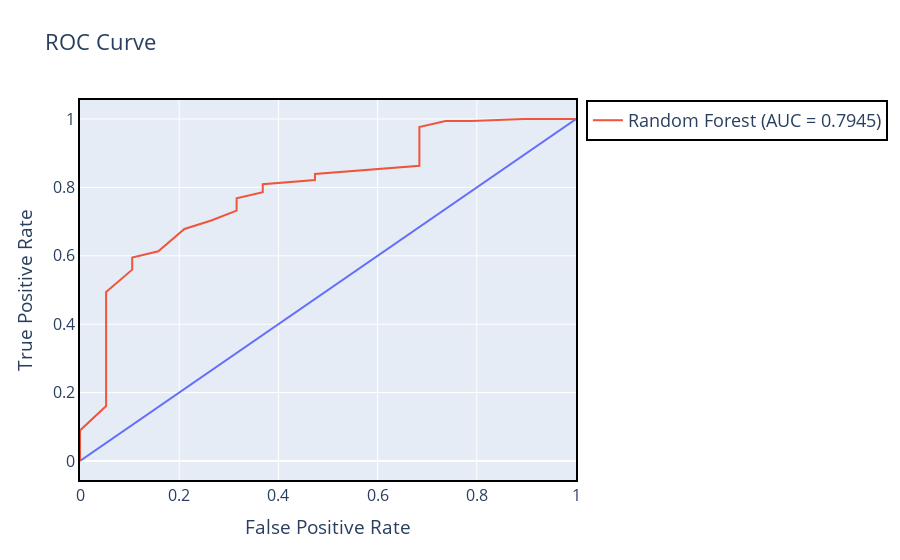

Here is the notebook cell this chart was saved with:
### Code cell
show_roc_curve(random_forest, "Random Forest", X_test, y_test)

### Figure 1 — Plotly figure (JSON) as saved in the notebook; plotly's stock layout.template omitted (floating-point values rounded to 4 significant figures)
{"data": [{"hovertemplate": "False Positive Rate=%{x}<br>True Positive Rate=%{y}<extra></extra>", "legendgroup": "", "line": {"color": "#636efa", "dash": "solid"}, "marker": {"symbol": "circle"}, "mode": "lines", "name": "", "orientation": "v", "showlegend": false, "type": "scatter", "x": [0, 1], "xaxis": "x", "y": [0, 1], "yaxis": "y"}, {"mode": "lines", "name": "Random Forest (AUC = 0.7945)", "type": "scatter", "x": [0, 0, 0, 0.05263, 0.05263, 0.05263, 0.05263, 0.05263, 0.05263, 0.1053, 0.1053, 0.1579, 0.2105, 0.2632, 0.3158, 0.3158, 0.3684, 0.3684, 0.4737, 0.4737, 0.6842, 0.6842, 0.6842, 0.6842, 0.6842, 0.6842, 0.6842, 0.6842, 0.7368, 0.7895, 0.8947, 1], "y": [0, 0.03571, 0.08929, 0.1607, 0.2262, 0.3036, 0.4107, 0.4405, 0.494, 0.5595, 0.5952, 0.6131, 0.6786, 0.7024, 0.7321, 0.7679, 0.7857, 0.8095, 0.8214, 0.8393, 0.8631, 0.869, 0.8929, 0.9107, 0.9226, 0.9464, 0.9583, 0.9762, 0.994, 0.994, 1, 1]}], "layout": {"font": {"size": 16}, "legend": {"bordercolor": "Black", "borderwidth": 2, "font": {"size": 18}, "tracegroupgap": 0}, "title": {"text": "ROC Curve"}, "xaxis": {"anchor": "y", "domain": [0, 1], "linecolor": "black", "linewidth": 2, "mirror": true, "showline": true, "title": {"text": "False Positive Rate"}}, "yaxis": {"anchor": "x", "domain": [0, 1], "linecolor": "black", "linewidth": 2, "mirror": true, "showline": true, "title": {"text": "True Positive Rate"}}}}
